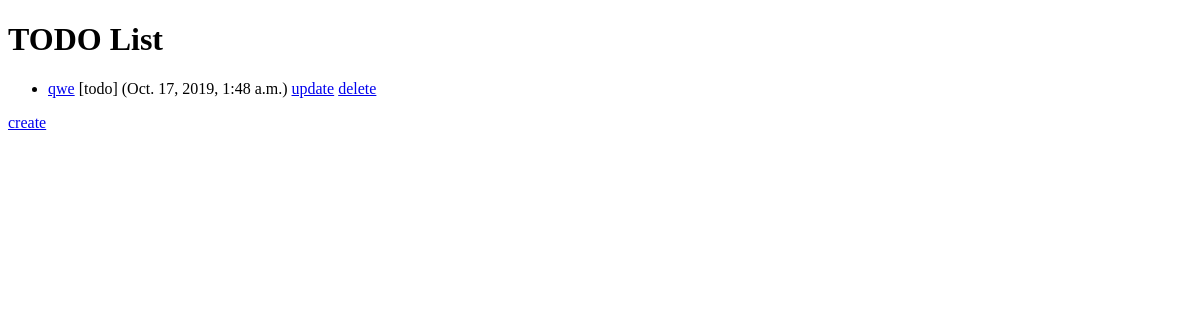
Page /todos/ on the earlier database version.
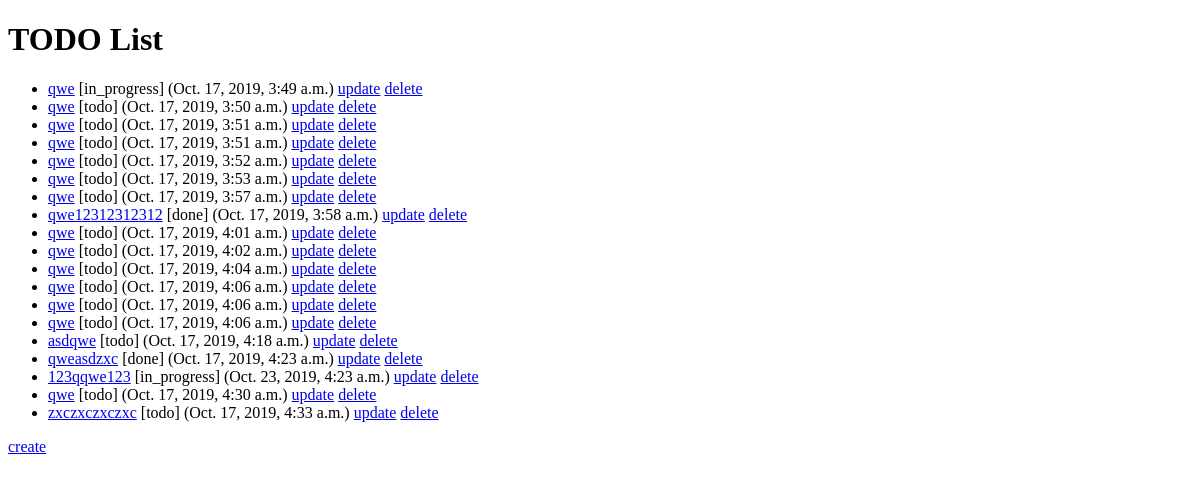
Same page on the later database version.
### TODOS/models.py (models this page shows)
class TODO(models.Model):
    description = models.TextField(default="")
    due_date = models.DateTimeField(default=now)
    STATE = AutoChoices("TODO", "IN_PROGRESS", "Done")
    state = models.CharField(
        null=False, max_length=11, choices=STATE.choices, default=STATE.TODO
    )
    def get_absolute_url(self):
        return reverse('todos_detail', args=[str(self.id)])

### TODOS/views.py (the view)
# urls.py: path("todos/", views.TODOList.as_view(), name="todos_list"),
class TODOList(ListView):
    model = TODO
    fields = "__all__"

### TODO/templates/TODOS/todo_list.html
{% extends "base.html" %}
{% block content %}
  <h1>TODO List</h1>
  {% if todo_list %}
  <ul>
    {% for todo in todo_list %}
      <li>
        <a href="{{ todo.get_absolute_url }}">{{ todo.description }}</a> [{{todo.state}}] ({{todo.due_date}}) <a href="{% url 'todos_update' todo.id %}">update</a> <a href="{% url 'todos_delete' todo.id %}">delete</a>
      </li>
    {% endfor %}
  </ul>
  {% else %}
    <p>There are no todos.</p>
  {% endif %}
  <a href="{% url 'todos_create' %}">create</a>
{% endblock %}

### TODO/templates/base.html (shortened to what this page needs)
<!DOCTYPE html>
<html>
<head>
</head>
<body>
  <main>
    {% block content %}
    {% endblock %}
  </main>
</body>
</html>

Differences in the rows shown:
removed TODO: description "qwe", state "todo", due_date "Oct. 17, 2019, 1:48 a.m."
added TODO: description "qwe", state "in_progress", due_date "Oct. 17, 2019, 3:49 a.m."
added TODO: description "qwe", state "todo", due_date "Oct. 17, 2019, 3:50 a.m."
added TODO: description "qwe", state "todo", due_date "Oct. 17, 2019, 3:51 a.m."
added TODO: description "qwe", state "todo", due_date "Oct. 17, 2019, 3:51 a.m."
added TODO: description "qwe", state "todo", due_date "Oct. 17, 2019, 3:52 a.m."
added TODO: description "qwe", state "todo", due_date "Oct. 17, 2019, 3:53 a.m."
added TODO: description "qwe", state "todo", due_date "Oct. 17, 2019, 3:57 a.m."
added TODO: description "qwe12312312312", state "done", due_date "Oct. 17, 2019, 3:58 a.m."
added TODO: description "qwe", state "todo", due_date "Oct. 17, 2019, 4:01 a.m."
added TODO: description "qwe", state "todo", due_date "Oct. 17, 2019, 4:02 a.m."
added TODO: description "qwe", state "todo", due_date "Oct. 17, 2019, 4:04 a.m."
added TODO: description "qwe", state "todo", due_date "Oct. 17, 2019, 4:06 a.m."
added TODO: description "qwe", state "todo", due_date "Oct. 17, 2019, 4:06 a.m."
added TODO: description "qwe", state "todo", due_date "Oct. 17, 2019, 4:06 a.m."
added TODO: description "asdqwe", state "todo", due_date "Oct. 17, 2019, 4:18 a.m."
added TODO: description "qweasdzxc", state "done", due_date "Oct. 17, 2019, 4:23 a.m."
added TODO: description "123qqwe123", state "in_progress", due_date "Oct. 23, 2019, 4:23 a.m."
added TODO: description "qwe", state "todo", due_date "Oct. 17, 2019, 4:30 a.m."
added TODO: description "zxczxczxczxc", state "todo", due_date "Oct. 17, 2019, 4:33 a.m."
